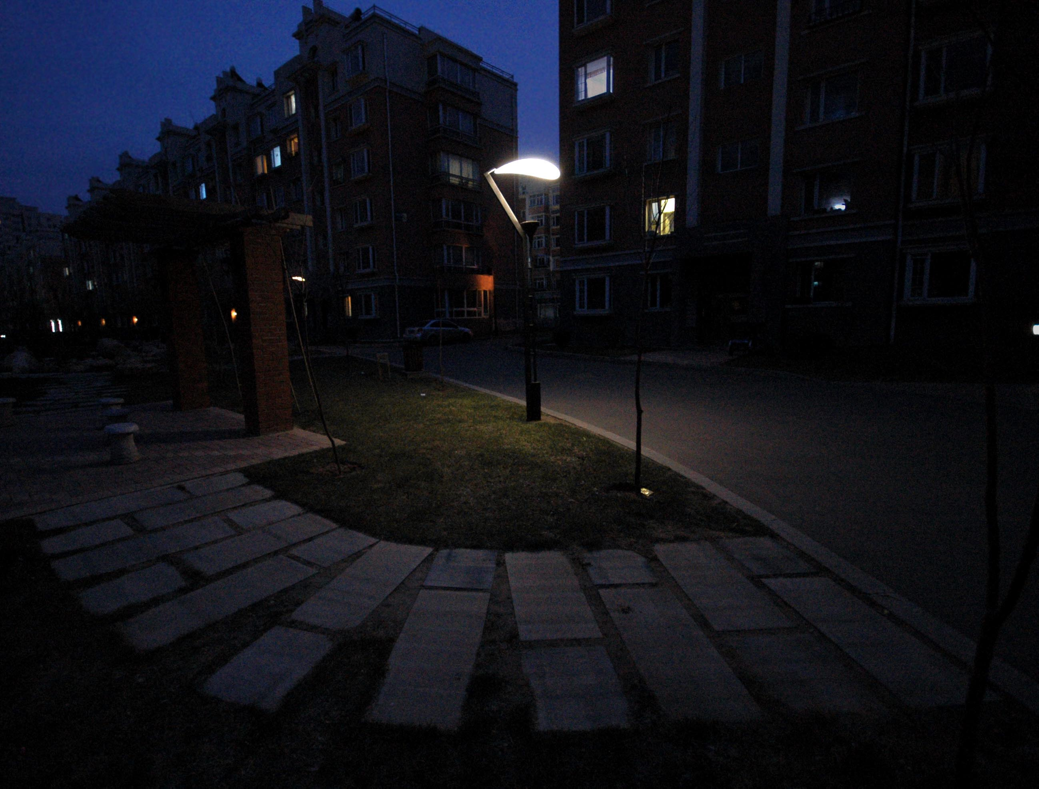
#> input picture 01.bmp, 1039 x 789 px
$ python lime.py
#> lines starting #> are read from the running program, lines starting #| are printed output that depends on the picture
#> further down, img is the input picture: shape (789, 1039, 3); mean B, G, R 24.8, 17.9, 16.8
# -*- coding: utf-8 -*-

"""
z = np.array([[1, 2, 3, 4],
              [5, 6, 7, 8],
              [9, 10, 11, 12]])
z.reshape(-1, 2)
array([[1, 2],
       [3, 4],
       [5, 6],
       [7, 8],
       [9, 10],
       [11, 12]])
"""
import numpy as np
import scipy.sparse
import scipy.sparse.linalg
import cv2
import sys

# ゼロ除算を回避するパラメータ
lime_eps = 1e-3

# limeのmain処理
class LIME:
    def __init__(self, alpha, gamma, rho, win_size, weight_strategy):
        self.alpha = alpha
        self.gamma = gamma
        self.rho = rho
        self.win_size = win_size
        self.weight_strategy = weight_strategy

    def solve_linear_equation(self, Th, Wx, Wy):
        """
        :param Th: 初期 T^, shape=(h, w)
        :param Wx: 式(19)によるWd(x) (horizontal), shape=(h, w)
        :param Wy: 式(19)によるWd(x) (vertical), shape=(h, w)
        """
        H, W = Th.shape[:2]
        N = H * W

        # ベクトル化
        Th_vec = Th.flatten('C')

        # 式(19)はAx=b (x=t, b=t~)で表現可能
        dx = self.alpha * Wx
        dy = self.alpha * Wy
        dxa = np.hstack([dx[:, -1].reshape(-1, 1), dx[:, 0:-1]]) # dx ahead
        dya = np.vstack([dy[-1, :].reshape(1, -1), dy[0:-1, :]]) # dy ahead

        # ベクトル化
        dy_vec = dy.flatten('C')
        dx_vec = dx.flatten('C')
        dxa_vec = dxa.flatten('C')
        dya_vec = dya.flatten('C')

        dyd1 = -np.vstack([dy[-1, :].reshape(1, -1), np.zeros((H-1, W))]).flatten('C')
        dyd2 = -np.vstack([dya[1:, :], np.zeros((1, W))]).flatten('C')
        dyd3 = -np.vstack([np.zeros((1, W)), dy[0:-1, :]]).flatten('C')
        dyd4 = -np.vstack([np.zeros((H-1, W)), dya[0, :].reshape(1, -1)]).flatten('C')
        ay = scipy.sparse.spdiags(np.array([dyd1, dyd2, dyd3, dyd4]), np.array([-N+W, -W, W, N-W]), N, N)

        dxd1 = -np.hstack([dx[:, -1].reshape(-1, 1), np.zeros((H, W - 1))]).flatten('C')
        dxd2 = -np.hstack([dxa[:, 1:], np.zeros((H, 1))]).flatten('C')
        dxd3 = -np.hstack([np.zeros((H, 1)), dx[:, 0:-1]]).flatten('C')
        dxd4 = -np.hstack([np.zeros((H, W - 1)), dxa[:, 0].reshape(-1, 1)]).flatten('C')
        ax = scipy.sparse.spdiags(np.array([dxd1, dxd2, dxd3, dxd4]), np.array([-W + 1, -1, 1, W - 1]), N, N)

        dig = scipy.sparse.spdiags(np.array([dx_vec + dy_vec + dxa_vec + dya_vec + 1]), np.array([0]), N, N)
        a = ax + ay + dig

        # 逆行列Aの近似
        m = scipy.sparse.linalg.spilu(a.tocsc())
        # 線形関数を構成
        m2 = scipy.sparse.linalg.LinearOperator((N, N), m.solve)
        # 前処理付き共役勾配法
        T, info = scipy.sparse.linalg.bicgstab(a, Th_vec, tol=1e-1, maxiter=2000, M=m2)

        if info != 0:
            print("収束不可能でした")

        T = T.reshape((H, W), order='C')

        T = np.clip(T, 0, sys.maxsize)
        T = T / (np.max(T) + lime_eps)

        return T

    def lime(self, img):
        # 画像サイズ確保
        H, W = img.shape[:2]
#> H = 789; W = 1039

        # ダウンサンプリング
        scale_factor = 0.5
        dH = int(H * scale_factor)
#> dH = 394
        dW = int(W * scale_factor)
#> dW = 519
        down_img = cv2.resize(img, (dH, dW), interpolation=cv2.INTER_AREA)

        # 画素値の正規化 [0, 1]
        down_img = down_img / 255.

        # Bright Channel による初期Tの推定
        Th = np.max(down_img, axis=2)
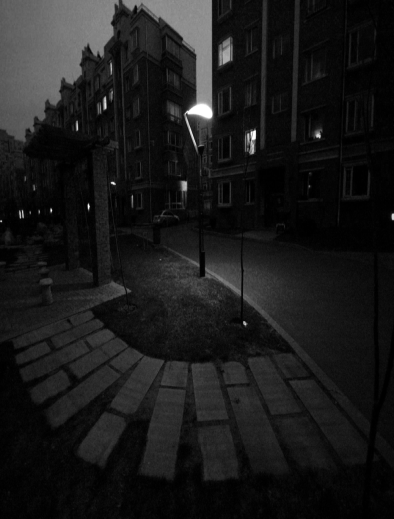
#> Th: shape (519, 394) float64; min 0, max 1, mean 0.102

        # ∇Tの計算
        Th_h = np.hstack([np.diff(Th, axis=1), (Th[:, 0] - Th[0, -1]).reshape(-1, 1)])
        Th_v = np.vstack([np.diff(Th, axis=0), (Th[0, :] - Th[-1, :]).reshape(1, -1)])
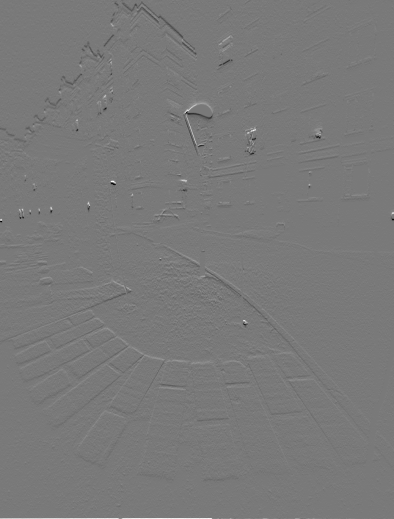
#> Th_v: shape (519, 394) float64; min -0.553, max 0.604, mean 2.08e-19; drawn with min black and max white

        # 行列Wの構成 (パターンは3つ)
        if self.weight_strategy == 1:
            Wh = np.ones((dH, dW))
            Wv = np.ones((dH, dW))

        elif self.weight_strategy == 2:
            Wh = 1. / (np.abs(Th_h) + lime_eps)
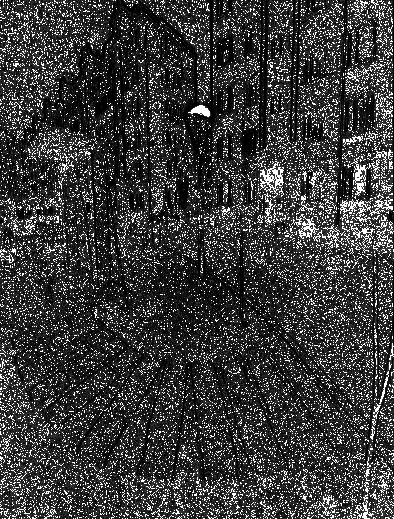
#> Wh: shape (519, 394) float64; min 1.25, max 1000, mean 241.2; drawn with min black and max white
            Wv = 1. / (np.abs(Th_v) + lime_eps)
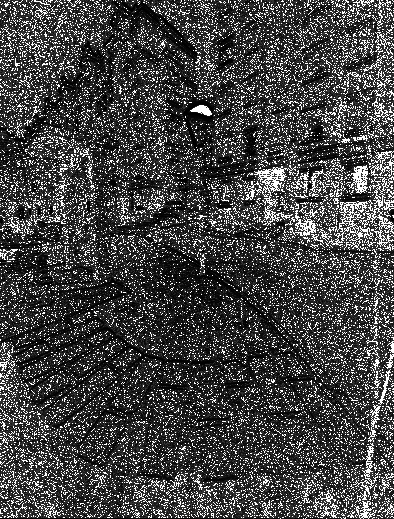
#> Wv: shape (519, 394) float64; min 1.65, max 1000, mean 275.5; drawn with min black and max white

        elif self.weight_strategy == 3:
            hk = np.exp(-np.array(range(self.win_size)) / (2. * (self.rho ** 2))).reshape(1, self.win_size)
            vk = hk.reshapw(self.win_size, -1)
            sum_val = np.sum(hk)
            Wh = sum_val / (np.abs(cv2.filter2D(Th_h, -1, hk, anchor=(0, 0))) + lime_eps)
            Wv = sum_val / (np.abs(cv2.filter2D(Th_v, -1, vk, anchor=(0, 0))) + lime_eps)

        # Wを計算
        Wx = Wh / (np.abs(Th_h) + lime_eps)
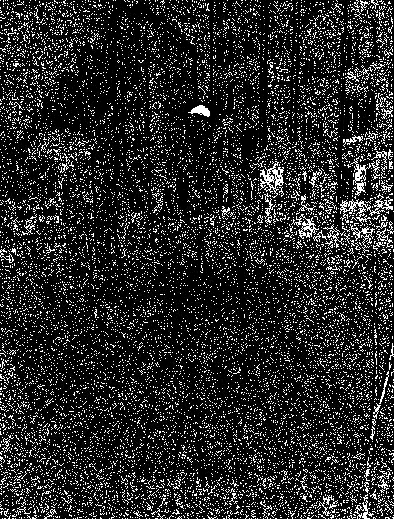
#> Wx: shape (519, 394) float64; min 1.57, max 1000000, mean 161659.7; drawn with min black and max white
        Wy = Wv / (np.abs(Th_v) + lime_eps)

        # 照明画像を更新
        T = self.solve_linear_equation(Th, Wx, Wy)
#> in solve_linear_equation, `dxa = np.hstack([dx[:, -1].reshape(-1, 1), dx[:, 0:-1]])`:
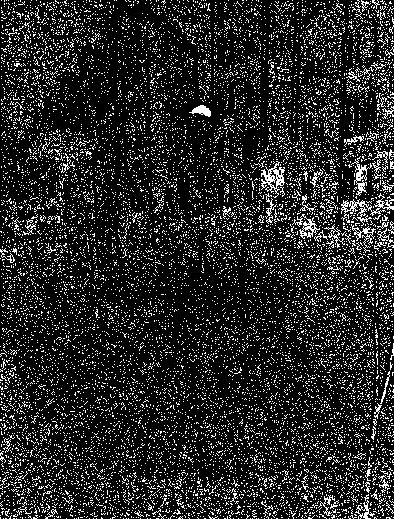
#> dxa: shape (519, 394) float64; min 0.787, max 500000, mean 80829.9; drawn with min black and max white
#> in solve_linear_equation, `dya = np.vstack([dy[-1, :].reshape(1, -1), dy[0:-1, :]])`:
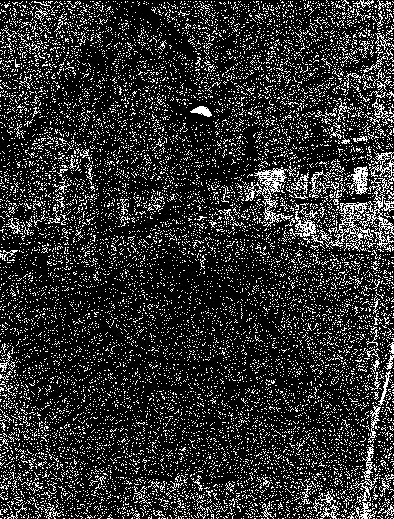
#> dya: shape (519, 394) float64; min 1.37, max 500000, mean 96080.4; drawn with min black and max white

        # γ関数
        T = np.power(T, self.gamma)
        T = np.expand_dims(T, axis=2) + lime_eps

        R = down_img / T

        # float -> uint8
        R = R * 255
        # [0, 255]に範囲設定
        R = np.clip(R, 0, 255)
        R = np.fix(R).astype(dtype=np.uint8)

        R = cv2.resize(R, (W, H), interpolation=cv2.INTER_CUBIC)
        return R

if __name__ == '__main__':
    img = cv2.imread("01.bmp")
    cv2.imshow("input", img)
    cv2.waitKey(0)
    #hsv = cv2.cvtColor(img, cv2.COLOR_BGR2HSV)
    #h, s, v = cv2.split(hsv)
#> (the run stopped early here; a loop or call above may not have finished)
